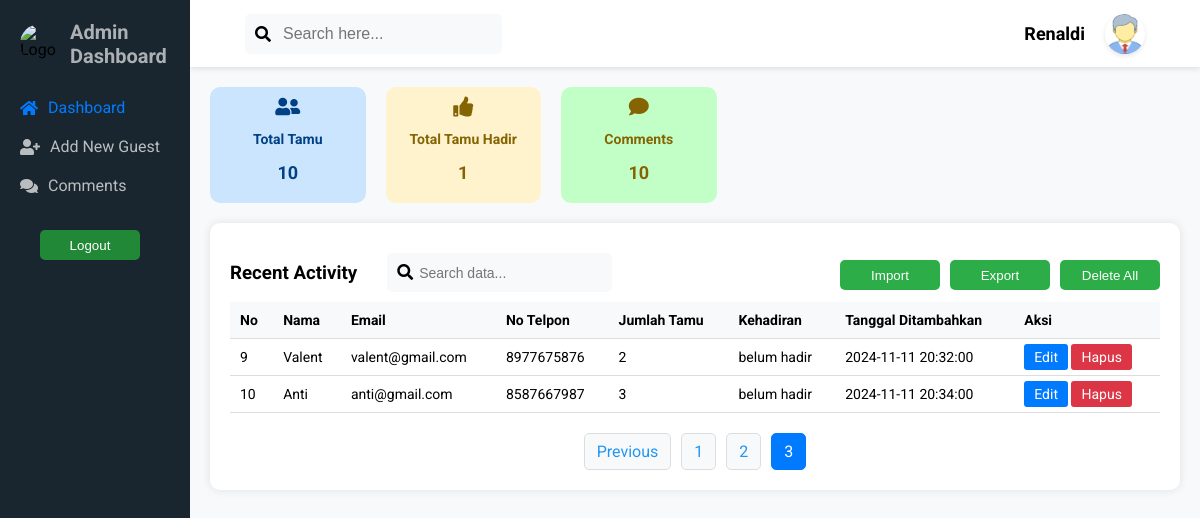
The app's page /Admin/dashboard_modern.php?page=3 (signed in) with its own data.
### tables this page shows
CREATE TABLE `users` (
  `id` int(11) NOT NULL,
  `name` varchar(30) NOT NULL,
  `username` varchar(30) NOT NULL,
  `password` varchar(255) NOT NULL,
  `is_admin` tinyint(1) NOT NULL DEFAULT 0,
  `created_at` timestamp NOT NULL DEFAULT current_timestamp()
);

CREATE TABLE `guests` (
  `id` int(11) NOT NULL,
  `name` varchar(50) NOT NULL,
  `email` varchar(50) NOT NULL,
  `phone` varchar(15) DEFAULT NULL,
  `guests_count` int(11) DEFAULT NULL,
  `notes` text DEFAULT NULL,
  `is_present` tinyint(1) DEFAULT 0,
  `created_at` datetime NOT NULL DEFAULT current_timestamp()
);

### Admin/dashboard_modern.php (the view, shortened to what this page needs)
<?php
$connection = getConnection();
$sql = "SELECT * FROM users WHERE id = ?";
$stmt = $connection->prepare($sql);
$stmt->execute([$_SESSION['user_id']]);
$admin = $stmt->fetch();
$sql = "SELECT * FROM guests ORDER BY created_at ASC";
$stmt = $connection->query($sql);
$guests = $stmt->fetchAll();
$sqlPresent = "SELECT * FROM guests WHERE is_present = 1 ORDER BY created_at ASC";
$stmt = $connection->query($sqlPresent);
$guestsPresent = $stmt->fetchAll();
$guestsPresentCount = count($guestsPresent);
$guestsCount = count($guests);
$search = isset($_GET['search']) ? $_GET['search'] : '';
$limit = 4;
$page = isset($_GET['page']) ? (int)$_GET['page'] : 1;
$offset = ($page - 1) * $limit;
$sqlCount = "SELECT COUNT(*) AS total FROM guests WHERE name LIKE ? OR email LIKE ? OR phone LIKE ? OR is_present LIKE ?";
$stmtCount = $connection->prepare($sqlCount);
$searchTerm = '%' . $search . '%';
$stmtCount->execute([$searchTerm, $searchTerm, $searchTerm, $searchTerm]);
$totalGuests = $stmtCount->fetchColumn();
$totalPages = ceil($totalGuests / $limit);
$sql = "SELECT * FROM guests WHERE name LIKE ? OR email LIKE ? OR phone LIKE ? OR is_present LIKE ? ORDER BY created_at ASC LIMIT ? OFFSET ?";
$stmt = $connection->prepare($sql);
$stmt->bindValue(1, $searchTerm, PDO::PARAM_STR);
$stmt->bindValue(2, $searchTerm, PDO::PARAM_STR);
$stmt->bindValue(3, $searchTerm, PDO::PARAM_STR);
$stmt->bindValue(4, $searchTerm, PDO::PARAM_STR);
$stmt->bindValue(5, $limit, PDO::PARAM_INT);
$stmt->bindValue(6, $offset, PDO::PARAM_INT);
$stmt->execute();
$guests = $stmt->fetchAll();
$totalComments = $connection->query("SELECT COUNT(*) FROM guests")->fetchColumn();
?>
<!DOCTYPE html>
<html lang="id">
<head>
    <link href="https://cdnjs.cloudflare.com/ajax/libs/font-awesome/5.15.3/css/all.min.css" rel="stylesheet" />
    <link rel="stylesheet" href="dashboard.css">
    <link rel="stylesheet" href="./assets/style/dashboard-addGuest.css">
    <link rel="stylesheet" href="./assets/style/dashboard-importFile.css">
    <link rel="stylesheet" href="./assets/style/comment.css">
</head>
<body>
    <div class="container">
        <div class="sidebar">
            <div class="logo">
                <img alt="Logo"
                    src="https://storage.googleapis.com/a1aa/image/wKCqZGXRdV7wGN6NZuLBqea0KQ02hWyuUwuJPg5z2s4qGy3JA.jpg"
                    width="40" height="40" />
                <span>Admin Dashboard</span>
            </div>
            <ul class="menu">
                <li><a class="active" href="#"><i class="fas fa-home"></i> Dashboard</a></li>
                <li><a href="#"><i class="fas fa-user-plus"></i> Add New Guest</a></li>
                <li><a href="#"><i class="fas fa-comments"></i> Comments</a></li>
            </ul>
            <button class="btn green" id="logout-button">Logout</button>
        </div>
        <div class="main-content">
            <div class="header">
                <div class="header-item">
                    <div class="search-bar">
                        <i class="fas fa-search"></i>
                        <input type="text" placeholder="Search here..." />
                    </div>
                    <div class="profile">
                        <h3><?= htmlspecialchars($admin['name']) ?></h3>
                        <img src="assets/img/profile.png" alt="Profile Picture" width="40" height="40">
                    </div>
                </div>
            </div>
            <main class="main">
                <section class="main-dashboard">
                <div class="dashboard">
                    <div class="card AllGuests">
                        <i class="fas fa-user-friends"></i>
                        <h3>Total Tamu</h3>
                        <h2><?= $guestsCount ?></h2>
                    </div>
                    <div class="card presentGuest">
                        <i class="fas fa-thumbs-up"></i>
                        <h3>Total Tamu Hadir</h3>
                        <h2><?= $guestsPresentCount ?></h2>
                    </div>
                    <div class="card comments">
                        <i class="fas fa-comment"></i>
                        <h3>Comments</h3>
                        <h2><?= $totalComments ?></h2>
                    </div>
                </div>
                <div class="recent-activity">
                    <div class="topbar">
                        <div class="top">
                            <h3>Recent Activity</h3>
                            <form method="GET" action="">
                            <div class="search-data">
                                <i class="fas fa-search"></i>
                                <input type="text" name="search" placeholder="Search data..." onkeypress="if(event.keyCode === 13) { this.form.submit(); }"/>
                            </div>
                            </form>
                        </div>
                        <div class="button">
                                <button class="btn greenLight" id="button-import">Import</button>
                            <?php if ($guestsCount > 0): ?>
                                <form method="POST" class="form">
                                    <button class="btn greenLight" type="submit" name="export_guests" value="Ekspor menjadi CSV">Export</button>
                                </form>
                            <?php else: ?>
                                <form method="#" class="form">
                                    <button class="btn greenLight" type="submit" name="export_guests" value="Ekspor menjadi CSV" disabled>Export</button>
                                </form>
                            <?php endif; ?>
                            <?php if($guestsCount > 0): ?>
                            <form method="POST" class="form">
                            <button class="btn greenLight" type="submit" name="delete_all_guests" value="Hapus Semua Tamu" onclick="return confirm('Apakah Anda yakin ingin menghapus semua tamu?');">
                                    Delete All</button>
                            </form>
                            <?php endif?>
                        </div>
                    </div>
                    <?php if($guestsCount>0):?>
                    <table>
                    <thead>
                        <tr>
                            <th>No</th>
                            <th>Nama</th>
                            <th>Email</th>
                            <th>No Telpon</th>
                            <th>Jumlah Tamu</th>
                            <th>Kehadiran</th>
                            <th>Tanggal Ditambahkan</th>
                            <th>Aksi</th>
                        </tr>
                    </thead>
                    <tbody>
                    <?php foreach ($guests as $guest): ?>
                        <tr>
                            <td><?php echo htmlspecialchars($guest['id']); ?></td>
                            <td><?php echo htmlspecialchars($guest['name']); ?></td>
                            <td><?php echo htmlspecialchars($guest['email']); ?></td>
                            <td><?php echo htmlspecialchars($guest['phone']); ?></td>
                            <td><?php echo htmlspecialchars($guest['guests_count']); ?></td>
                            <td><?php echo htmlspecialchars($guest['is_present'] == 0 ? "belum hadir" : "Hadir"); ?></td>
                            <td><?php echo htmlspecialchars($guest['created_at']); ?></td>
                            <td>
                                <a href="edit_guest.php?id=<?php echo $guest['id']; ?>" class="btn edit">Edit</a>
                                <a href="delete_guest.php?id=<?php echo $guest['id']; ?>" class="btn delete" onclick="return confirm('Apakah Anda yakin ingin menghapus tamu ini?');">Hapus</a>
                            </td>
                        </tr>
                    <?php endforeach; ?>
                        </tbody>
                    </table>
                    <?php else:?>
                        <h1>No Data</h1>
                    <?php endif;?>
                <div class="pagination">
                    <?php if ($page > 1): ?>
                        <a href="?page=<?= $page - 1 ?>" class="btn prev">Previous</a>
                    <?php endif; ?>
                    <?php for ($i = 1; $i <= $totalPages; $i++): ?>
                        <a href="?page=<?= $i ?>" class="btn <?= $page == $i ? 'active' : '' ?>"><?= $i ?></a>
                    <?php endfor; ?>
                </div>
                </div>
                </section>
            </main>
        </div>
    </div>
</body>
</html>

### Admin/dashboard.css (style rules this page uses)
body { font-family: "Roboto", sans-serif; margin: 0; padding: 0; background-color: #f8f9fa; }
.container { display: flex; height: 100vh; }
.sidebar { width: 150px; background-color: #19262f; padding: 20px; box-shadow: 0 0 10px rgba(0, 0, 0, 0.1); }
.sidebar .logo { display: flex; align-items: center; margin-bottom: 30px; }
.sidebar .logo img { width: 40px; height: 40px; border-radius: 50%; margin-right: 10px; }
.sidebar .logo span { font-size: 20px; font-weight: 700; color: rgba(255, 255, 255, 0.639); }
.sidebar .menu { list-style: none; padding: 0; }
.sidebar .menu li { margin-bottom: 20px; }
.sidebar .menu li a { text-decoration: none; color: #ffffffb2; font-size: 16px; display: flex; align-items: center; }
.sidebar .menu li a i { margin-right: 10px; }
.sidebar .menu li a.active { color: #007bff; }
.main-content { flex: 1; background-color: #f8f9fa; overflow-y: hidden; }
.main-dashboard { padding: 20px; }
.header { background-color: #fff; display: flex; justify-content: center; padding: 5px; box-shadow: 0 2px 5px rgba(0, 0, 0, 0.1); }
.main-content .header-item { width: 90%; margin: 0px; display: flex; align-items: center; justify-content: space-between; }
.main-content .header .search-bar { display: flex; align-items: center; background-color: #f8f9fa; padding: 10px; border-radius: 5px; }
.main-content .header .search-bar input { border: none; outline: none; margin-left: 10px; font-size: 16px; background-color: #f8f9fa; }
.main-content .header .profile { display: flex; align-items: center; gap: 20px; }
.main-content .header .profile h3 { font-size: 18px; }
.main-content .header .profile img { width: 40px; height: 40px; border-radius: 50%; box-shadow: 0 2px 5px rgba(0, 0, 0, 0.1); }
.main-dashboard .dashboard { display: flex; justify-content: start; margin-bottom: 20px; gap: 20px; }
.main-dashboard .dashboard .card { width: 15%; padding: 5px; border-radius: 10px; text-align: center; font-size: 12px; }
.main-dashboard .dashboard .card i { font-size: 20px; margin-top: 5px; }
.main-dashboard .dashboard .card.AllGuests { background-color: #cce5ff; color: #004085; }
.main-dashboard .dashboard .card.presentGuest { background-color: #fff3cd; color: #856404; }
.main-dashboard .dashboard .card.comments { background-color: #c2ffc7; color: #856404; }
.main-dashboard .recent-activity { background-color: #fff; padding: 20px; border-radius: 10px; box-shadow: 0 0 10px rgba(0, 0, 0, 0.1); overflow-y: scroll; }
.main-dashboard .recent-activity table { width: 100%; border-collapse: collapse; }
.main-dashboard .recent-activity table th, .main-dashboard .recent-activity table td { padding: 10px; text-align: left; border-bottom: 1px solid #ddd; font-size: 14px; }
.main-dashboard .recent-activity table th { background-color: #f8f9fa; }
.main-dashboard .recent-activity .topbar { display: flex; justify-content: space-between; }
.main-dashboard .recent-activity .topbar .button { display: flex; align-items: center; gap: 10px; }
.topbar .top { display: flex; align-items: center; gap: 30px; }
.main-dashboard .recent-activity .topbar .search-data { background-color: #f8f9fa; padding: 10px; border-radius: 5px; }
.main-dashboard .recent-activity .topbar .search-data input { border: none; outline: none; font-size: 14px; background-color: #f8f9fa; }
.btn.green, .btn.back { color: white; background-color: #218838; margin-top: 15px; margin-bottom: 10px; width: 100px; height: 30px; border: none; cursor: pointer; border-radius: 5px; }
.btn.greenLight { color: white; background-color: #2cad48; margin-top: 15px; margin-bottom: 10px; width: 100px; height: 30px; border: none; cursor: pointer; border-radius: 5px; }
.sidebar button { border-width: 20%; margin-left: 20px; }
.btn { padding: 5px 10px; border-radius: 3px; color: white; }
.btn.edit { background-color: #007bff; }
.btn.delete { background-color: #dc3545; }
a { text-decoration: none; color: #007bff; }
button { padding: 10px 20px; background-color: #28a745; color: white; border: none; border-radius: 5px; cursor: pointer; width: 50%; transition: background-color 0.3s; }
.pagination { display: flex; justify-content: center; margin-top: 20px; }
.pagination a { margin: 0 5px; padding: 8px 12px; background-color: #f8f9fa; border: 1px solid #ddd; border-radius: 5px; text-decoration: none; color: #2196f3; }
.pagination a.active { background-color: #007bff; color: #fff; border: 1px solid #007bff; }

### records on screen
users: name "Renaldi"
guests: id "9", name "Valent", email "valent@gmail.com", phone "8977675876", guests_count "2", is_present "belum hadir", created_at "2024-11-11 20:32:00"
guests: id "10", name "Anti", email "anti@gmail.com", phone "8587667987", guests_count "3", is_present "belum hadir", created_at "2024-11-11 20:34:00"

### other values on screen
$guestsCount "10"
$guestsPresentCount "1"
$totalComments "10"
